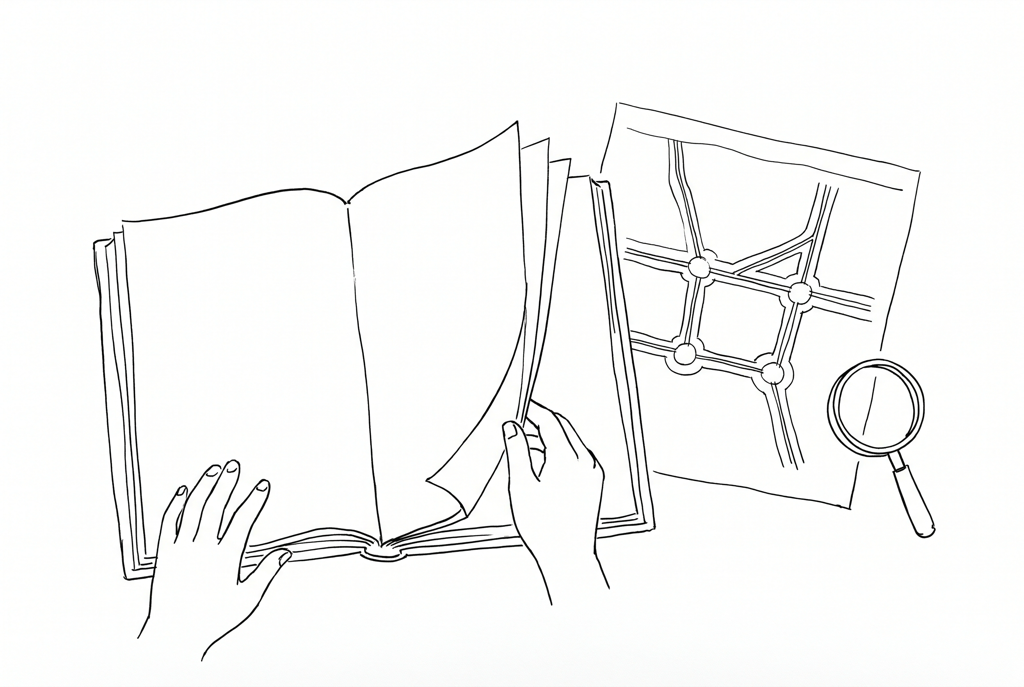
#> input picture stories/lf01-minefields/art-src/army-records.png, 1024 x 687 px; its folder holds only this picture in this run
$ python prep.py
#> lines starting #> are read from the running program, lines starting #| are printed output that depends on the picture
#!/usr/bin/env python3
"""lf01 pre-trace prep: the Gemini drawings have thin, grey lines on a soft gradient,
which the tracer (INK_THRESHOLD 150) mostly drops at 1024 px. Flatten the paper,
stretch the ink to black and thicken lines to ~3 px. Reads art-src/<id>.png, writes art/<id>.png.
Usage: python3 stories/lf01-minefields/prep.py [ids...]"""
import sys, os, glob
import numpy as np
from PIL import Image, ImageFilter
from scipy import ndimage as ndi
HERE = os.path.dirname(os.path.abspath(__file__))
ZOOM = {'four-things', 'defence-belt', 'walk-lane', 'stopped-vehicle', 'plough-shells'}
SKIP = {'drones'}  # bold v2 line: trace as is
ids = sys.argv[1:] or [os.path.basename(f)[:-4] for f in glob.glob(os.path.join(HERE, 'art-src', '*.png'))]
for i in ids:
    g = np.asarray(Image.open(os.path.join(HERE, 'art-src', i + '.png')).convert('L')).astype(float)
    bg = ndi.median_filter(g, size=31)            # paper tone, lines removed
    n = np.clip(g / np.maximum(bg, 1) * 255, 0, 255)
    ink = np.clip((248 - n) / 120, 0, 1)        # 0 paper .. 1 full ink
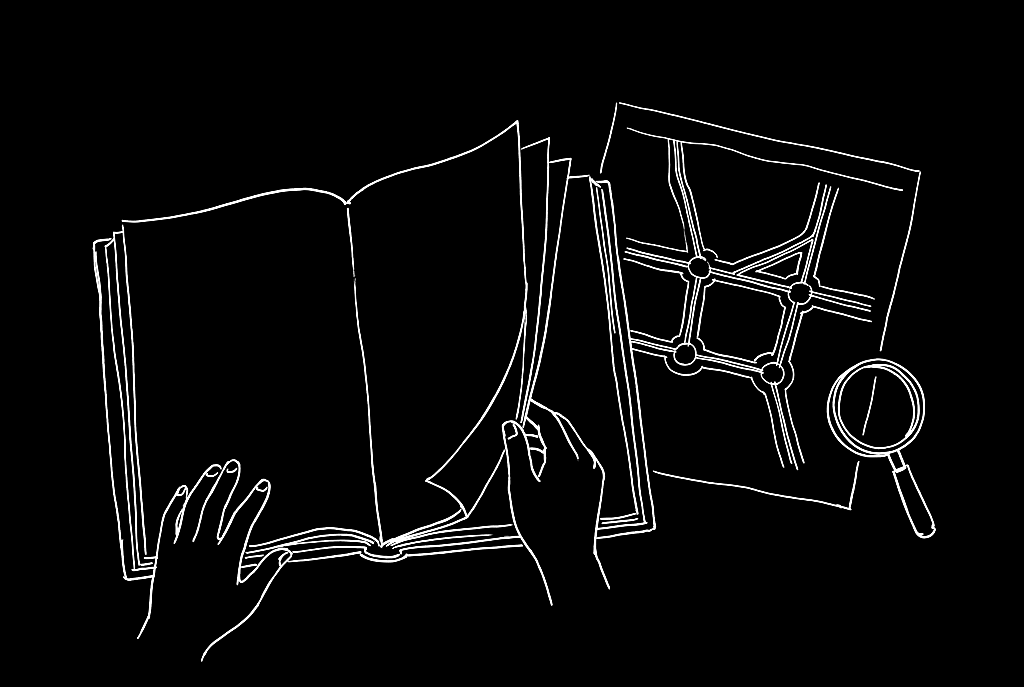
#> ink: shape (687, 1024) float64; min 0, max 1, mean 0.0385
    ink = ndi.grey_dilation(ink, size=(3, 3))
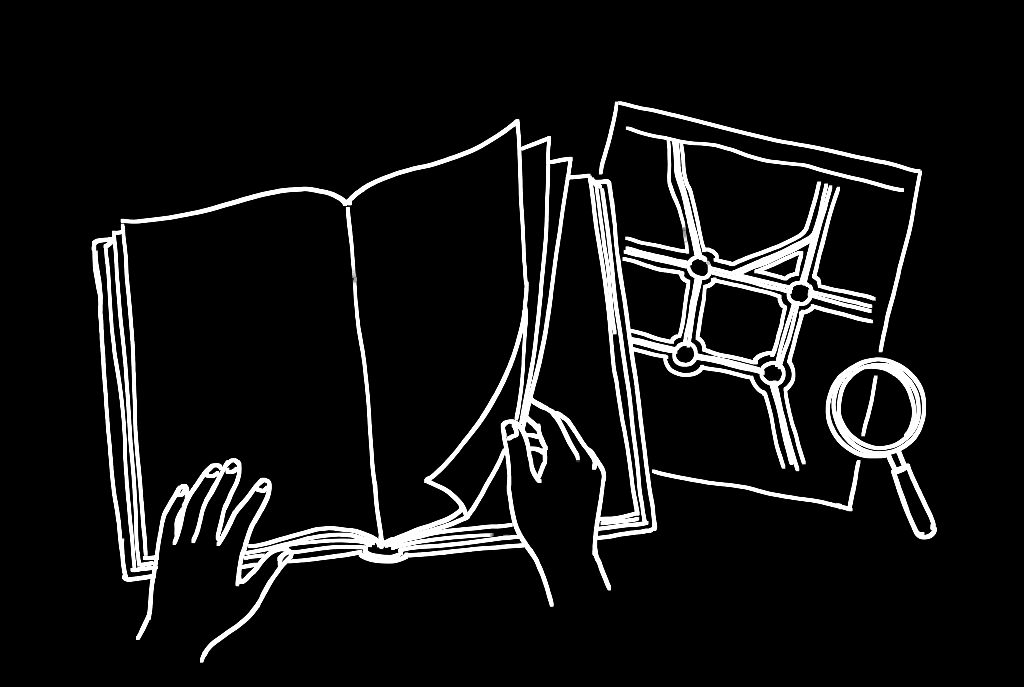
#> ink: shape (687, 1024) float64; min 0, max 1, mean 0.0819
    out = Image.fromarray((255 - ink * 255).astype(np.uint8))
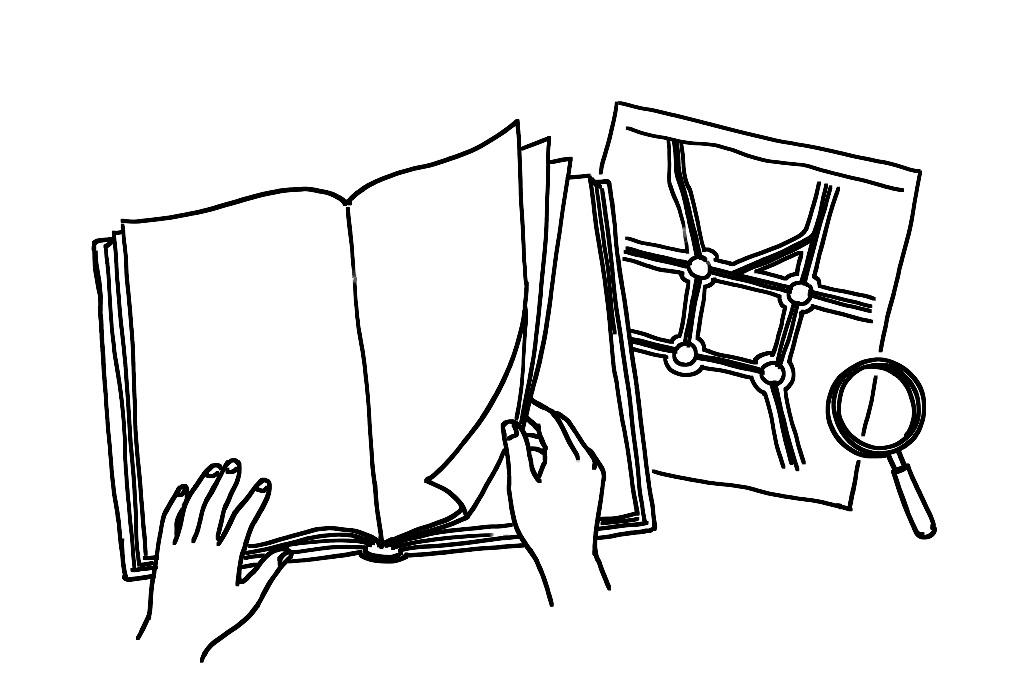
#> out: PIL image 1024x687 L; min 0, max 255, mean 234.1
    if i in ZOOM:   # small subject: crop to the ink and scale up so detail survives the tracer
        ys, xs = np.where(ink > 0.5); m = 30
        box = (max(0, xs.min() - m), max(0, ys.min() - m), min(g.shape[1], xs.max() + m), min(g.shape[0], ys.max() + m))
        out = out.crop(box); out = out.resize((1024, round(1024 * out.size[1] / out.size[0])), Image.LANCZOS)
    out.save(os.path.join(HERE, 'art', i + '.png'))
    print(i, 'ink px', int((ink > 0.5).sum()))
#| army-records ink px 57291

$ run again, on stories/lf01-minefields/art-src/defence-belt.png
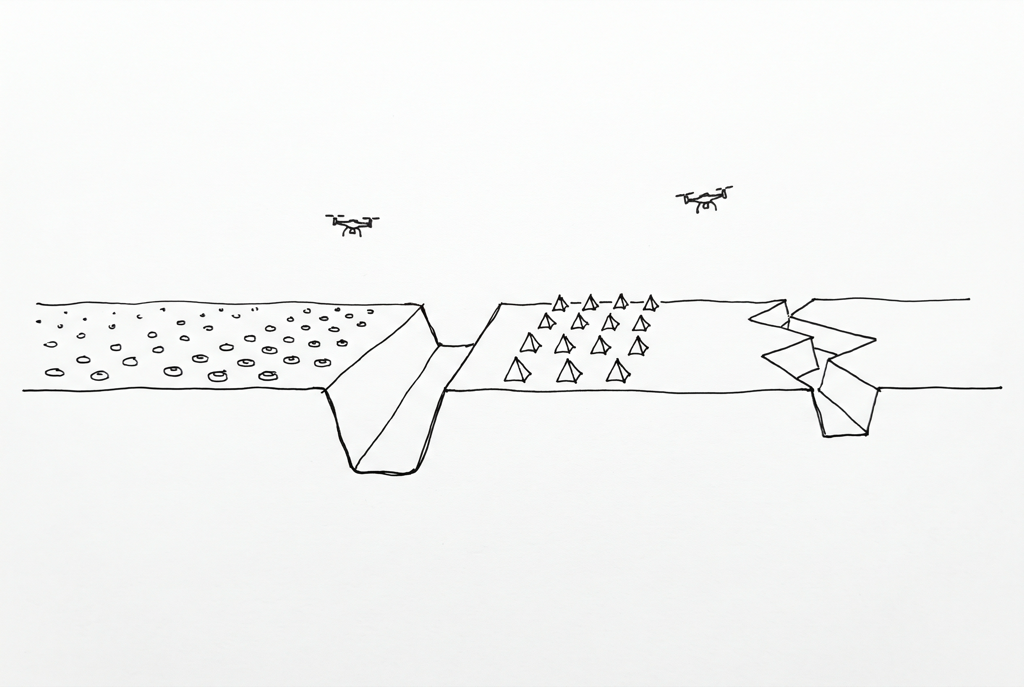
#> input picture stories/lf01-minefields/art-src/defence-belt.png, 1024 x 687 px
#> `ink = ndi.grey_dilation(ink, size=(3, 3))`:
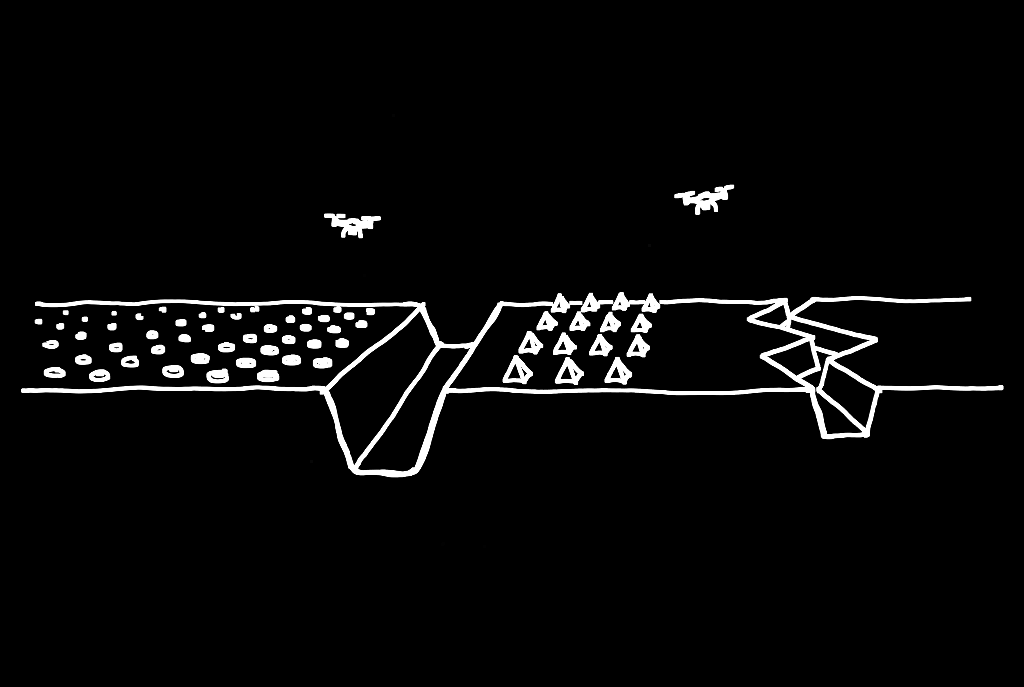
#> ink: shape (687, 1024) float64; min 0, max 1, mean 0.0354
#> box = (0, 155, 1024, 506)
#> `out = out.crop(box)`:
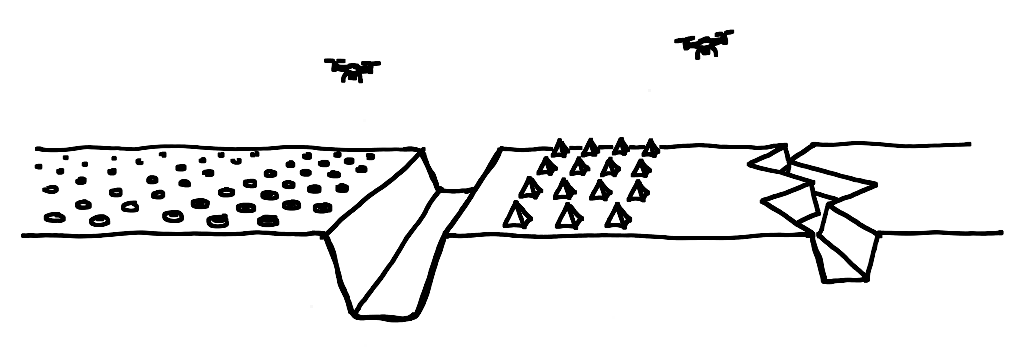
#> out: PIL image 1024x351 L; min 0, max 255, mean 237.3
#| defence-belt ink px 24730

$ run again, on stories/lf01-minefields/art-src/deminer-lane.png
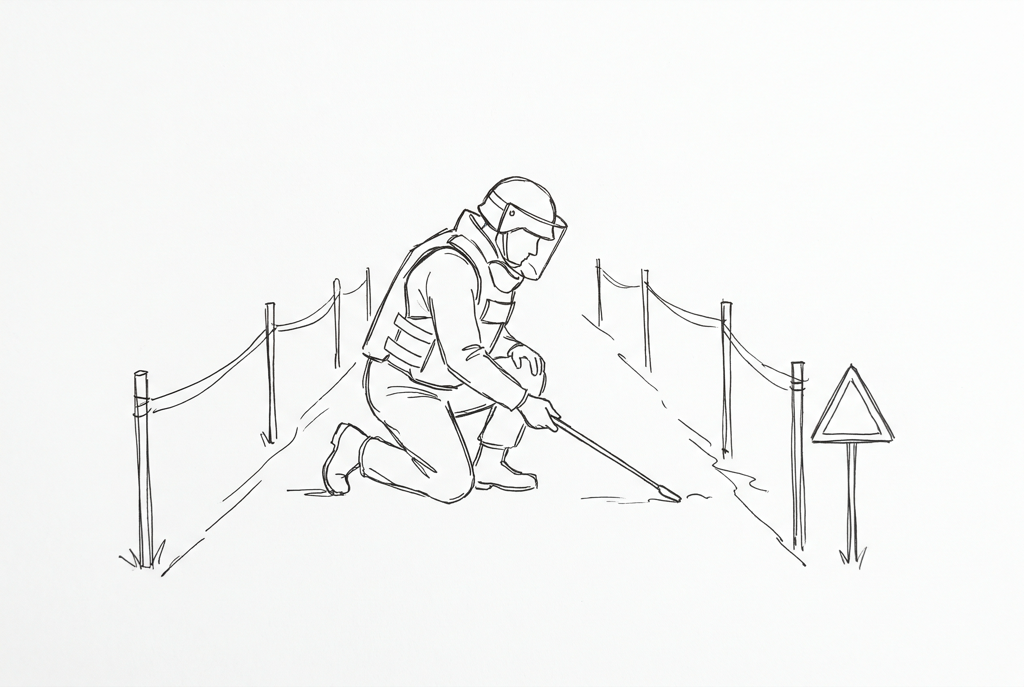
#> input picture stories/lf01-minefields/art-src/deminer-lane.png, 1024 x 687 px
#> `ink = ndi.grey_dilation(ink, size=(3, 3))`:
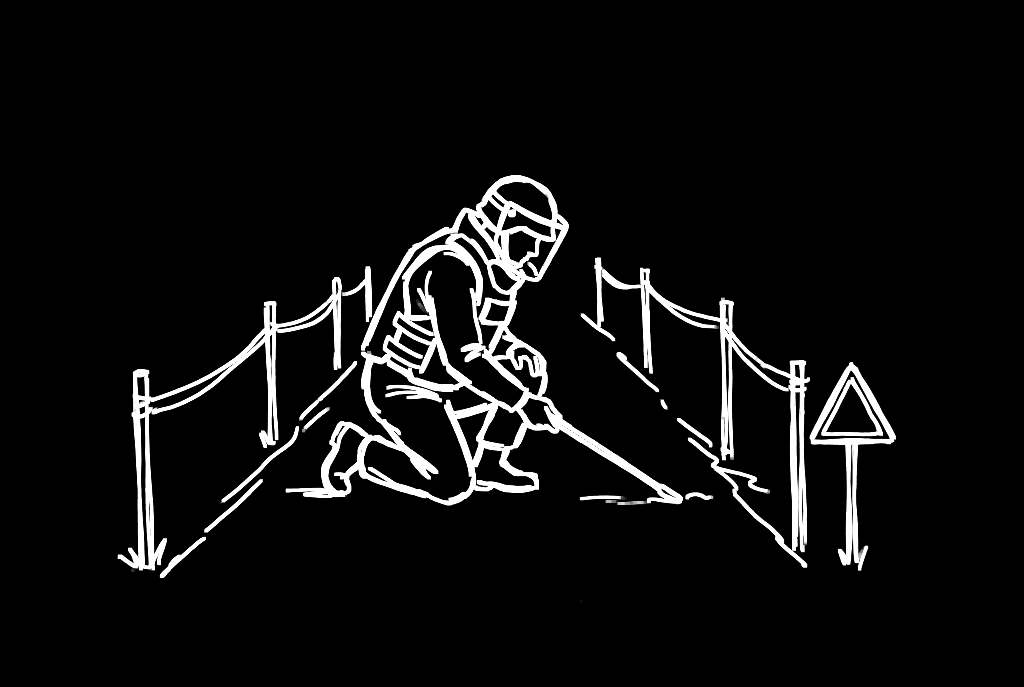
#> ink: shape (687, 1024) float64; min 0, max 1, mean 0.0609
#> `out = Image.fromarray((255 - ink * 255).astype(np.uint8))`:
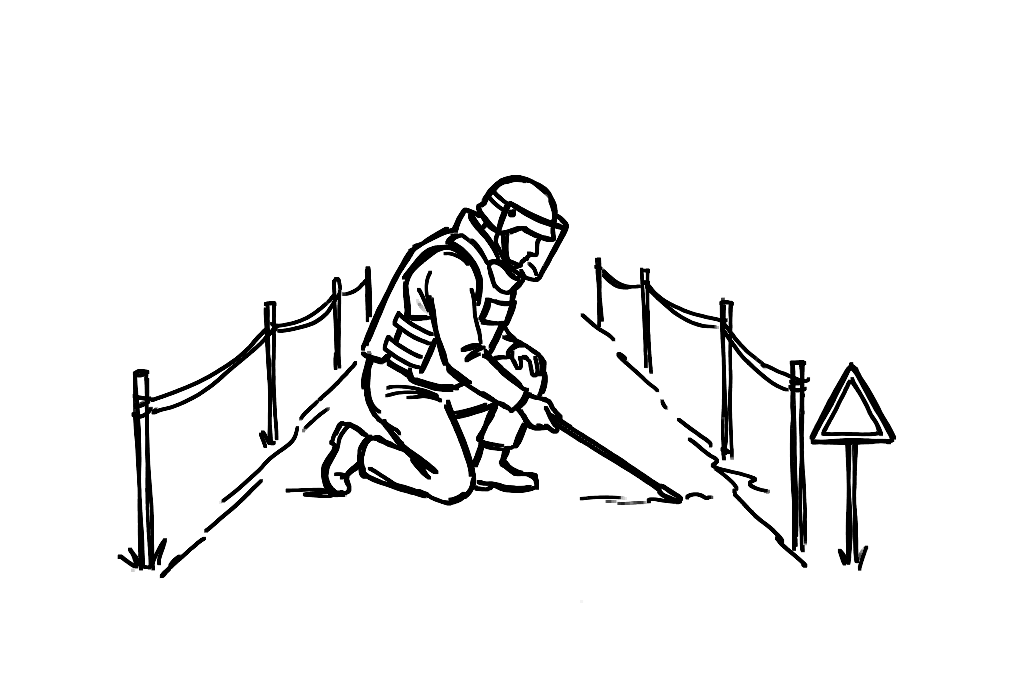
#> out: PIL image 1024x687 L; min 0, max 255, mean 239.5
#| deminer-lane ink px 42645

$ run again, on stories/lf01-minefields/art-src/drones.png
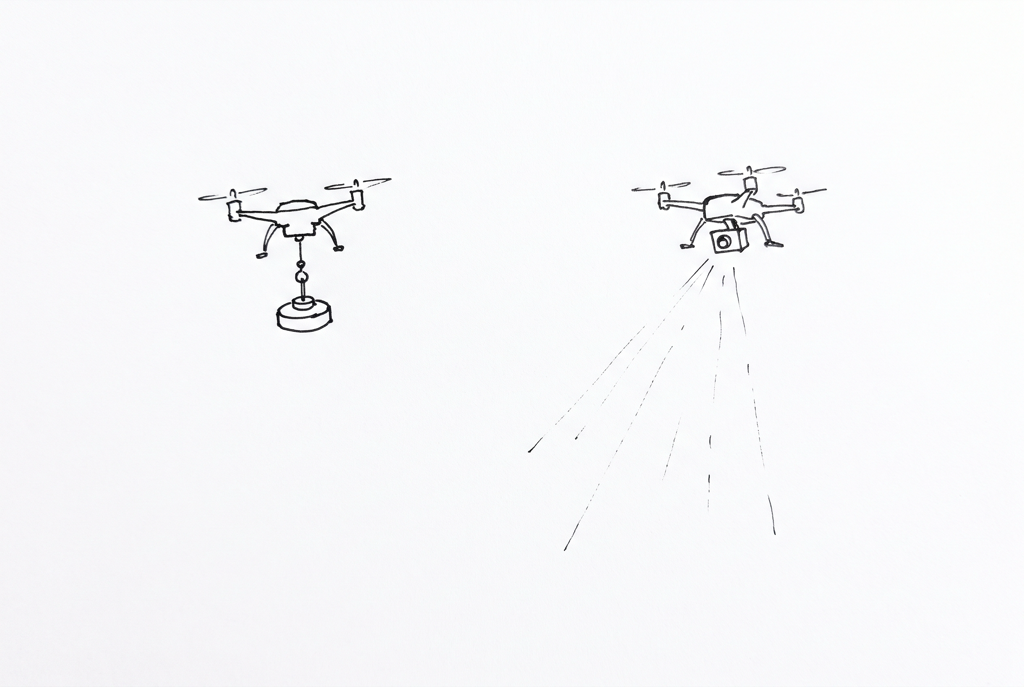
#> input picture stories/lf01-minefields/art-src/drones.png, 1024 x 687 px
#> `ink = ndi.grey_dilation(ink, size=(3, 3))`:
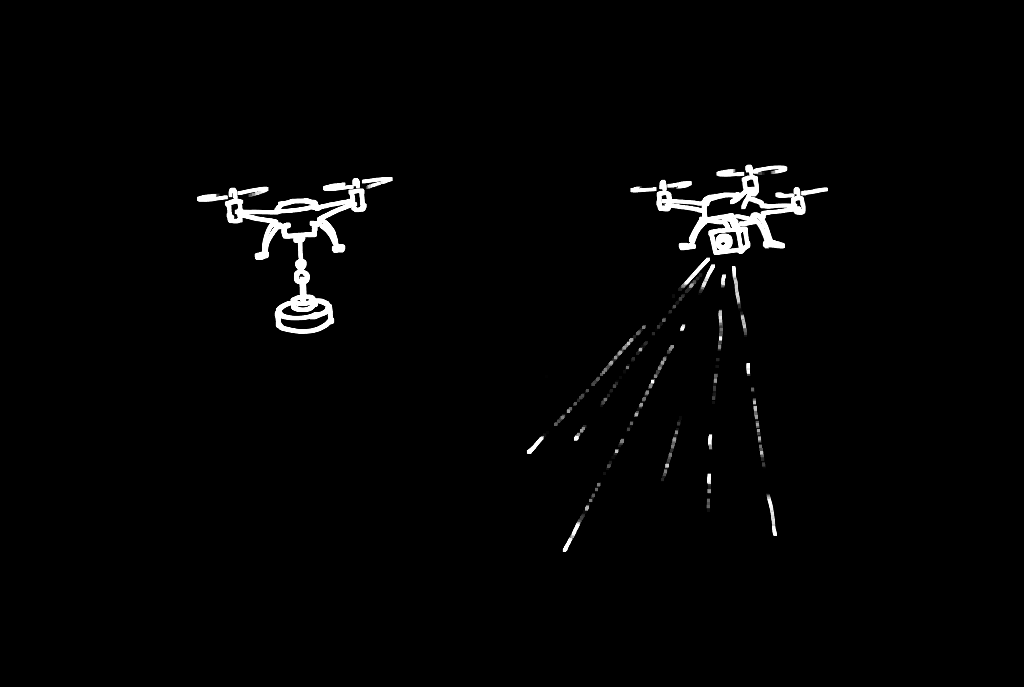
#> ink: shape (687, 1024) float64; min 0, max 1, mean 0.017
#> `out = Image.fromarray((255 - ink * 255).astype(np.uint8))`:
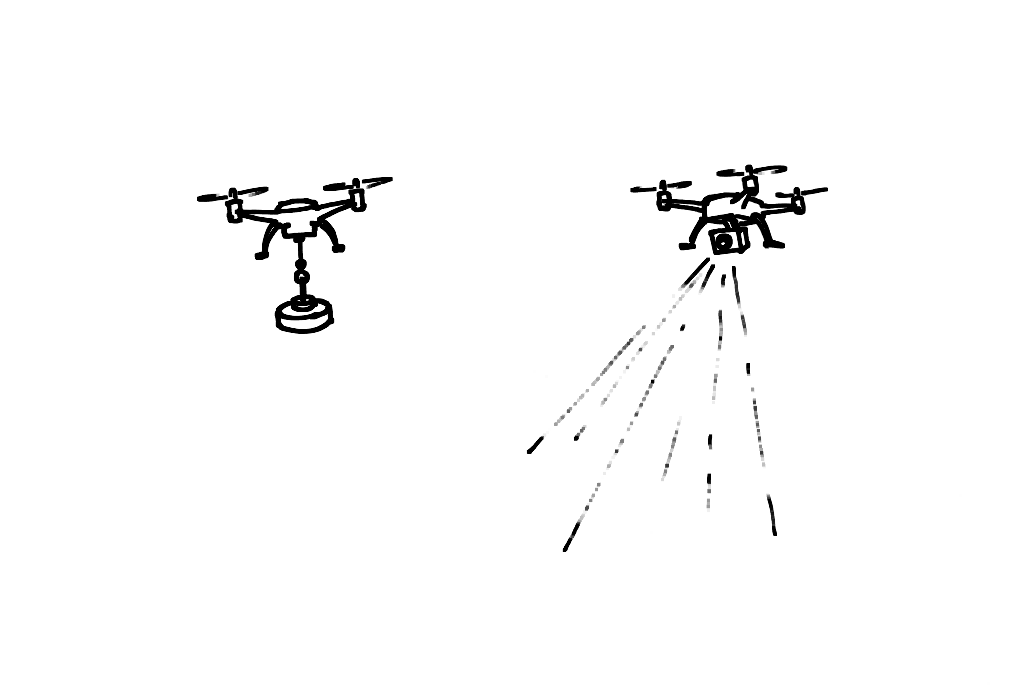
#> out: PIL image 1024x687 L; min 0, max 255, mean 250.7
#| drones ink px 11655
